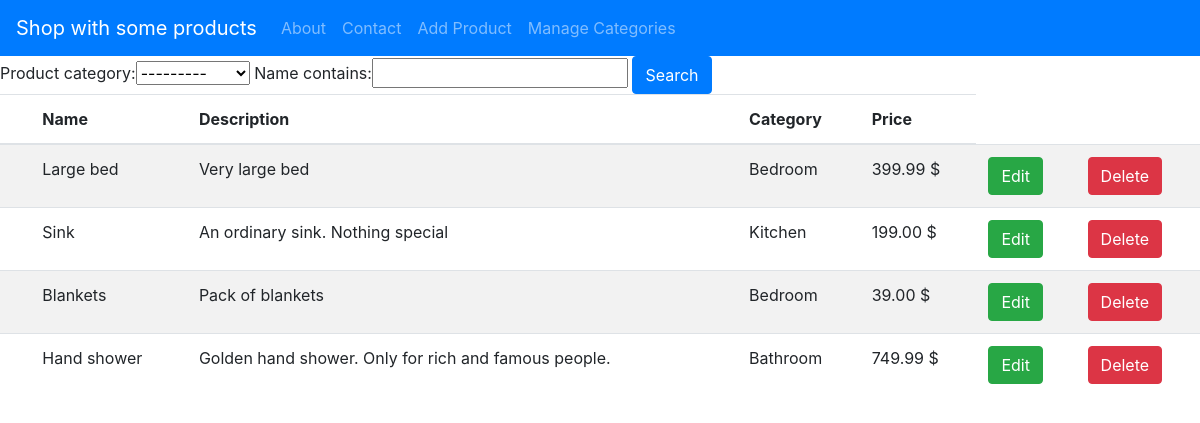
/, run on an earlier commit of the app's database.
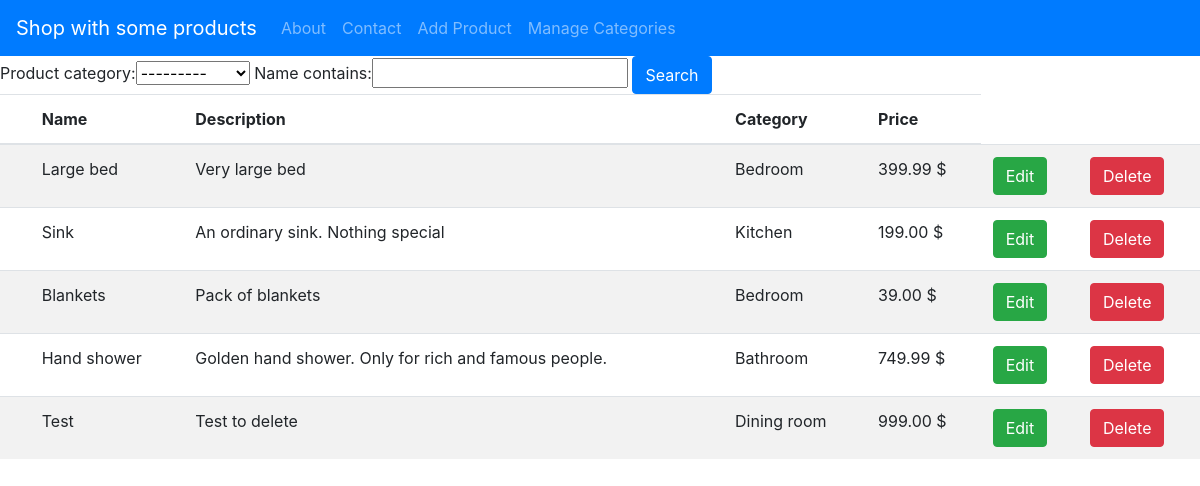
And on a later commit of the database.
### products/models.py (models this page shows, shortened)
class Product(models.Model):
    name = models.CharField(max_length=100)
    description = models.TextField()
    product_category = models.ForeignKey(Category, null=True, on_delete=models.SET_NULL)
    price = models.DecimalField(max_digits=5, decimal_places=2)

class Category(models.Model):
    name = models.CharField(max_length=100)
    def __str__(self):
        return self.name

### products/views.py (the view)
# urls.py: path('', views.home_view, name='product_home'),
def home_view(request):
    products = Product.objects.all()
    categories = Category.objects.all()
    myFilter = ProductFilter(request.GET, queryset=products)
    products = myFilter.qs
    context = {'products': products, 'categories': categories, 'myFilter': myFilter}
    return render(request, 'products/home.html', context)

### products/templates/products/home.html
{% extends 'products/main.html' %}
{% block content %}
<form method="get">
  {{ myFilter.form}}
<button class="btn btn-primary" type="submit">Search</button>
</form>
<table class="table table-striped">
    <thead>
      <tr>
        <th scope="col"></th>
        <th scope="col">Name</th>
        <th scope="col">Description</th>
        <th scope="col">Category</th>
        <th scope="col">Price</th>
      </tr>
    </thead>
    <tbody>
      {% for product in products %}
      <tr>
        <th scope="row"></th>
        <td>{{ product.name }}</td>
        <td>{{ product.description }}</td>
        <td>{{ product.product_category }}</td>
        <td>{{ product.price }} $ </td>
        <td><a class="btn btn-success" href="{% url 'product_edit' product.id %}">Edit</a></td>
        <td><a class="btn btn-danger" href="{% url 'product_delete' product.id %}">Delete</a></td>
      </tr>
      {% endfor %}
    </tbody>
  </table>
{% endblock %}

What changed in the data, as far as the page shows it:
added Product: name "Test", description "Test to delete", product_category "Dining room", price "999.00"
